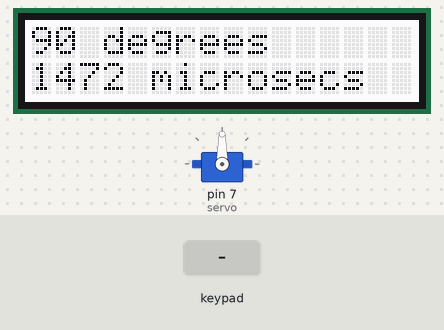
Bench run of a sketch on a simulated Arduino Uno, built with avr-gcc and run on an emulated ATmega328P. Shown: servo, 16×2 character LCD. The inputs (shaded band) are chosen by the test bench.

Above: at 1.2 s.
1.3 s: key 'U' pressed
At 2.2 s:
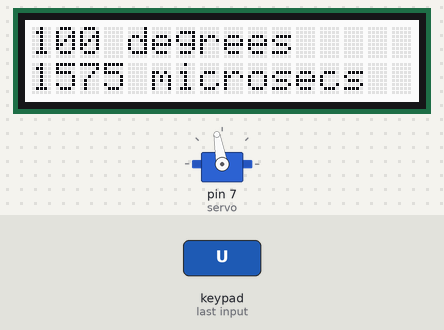
3.0 s: key 'L' pressed
At 4.4 s:
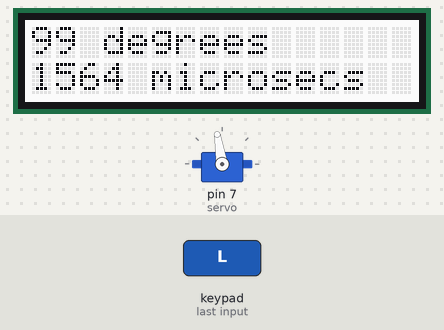
4.7 s: key 'R' pressed
At 6.0 s:
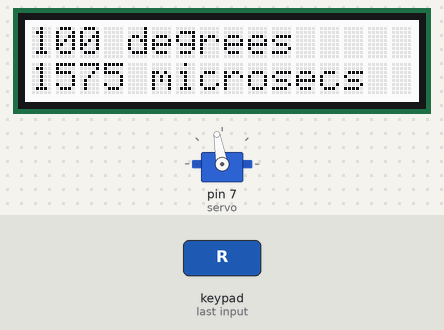
6.4 s: key 'D' pressed
At 7.2 s:
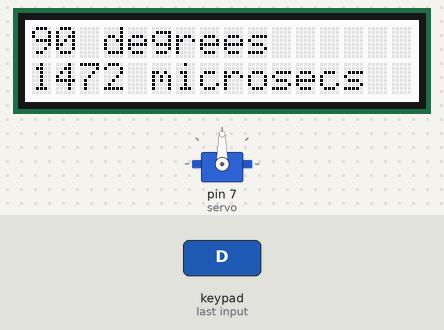
Timing chart, 0 to 9.1 s (numbered marks = the images above; inputs shaded):
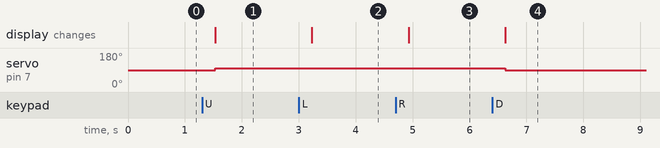

Measured:
- after the input at 1.3 s, servo on pin 7 (servo): 90° → 100° after 0.23 s; the display: changes after 0.23 s (image 1)
- after the input at 3.0 s, servo on pin 7 (servo): 100° → 99° after 0.23 s; the display: changes after 0.23 s (image 2)
- after the input at 4.7 s, servo on pin 7 (servo): 99° → 100° after 0.23 s; the display: changes after 0.23 s (image 3)
- after the input at 6.4 s, servo on pin 7 (servo): 100° → 90° after 0.23 s; the display: changes after 0.23 s (image 4)

The sketch:

servotester.ino
```cpp
// See https://www.instructables.com/id/Use-your-Adafruit-rgb-lcd-Pi-Plate-for-Raspberry-P/
#include <Adafruit_RGBLCDShield.h>
#include <Servo.h>

Adafruit_RGBLCDShield lcd = Adafruit_RGBLCDShield();
Servo servo;

#define WHITE 0x7
uint8_t rotation = 90;
uint8_t pressedButtons = 0;

void setup() {
  servo.attach(7);
  lcd.begin(16, 2); // 16 columns, 2 rows
  lcd.setBacklight(WHITE);
  servo.write(rotation);
  updateDisplay();
}

void updateDisplay() {
  // Servoposition auslesen
  int degrees = servo.read();
  int microSeconds = servo.readMicroseconds();
  String line1 = String(degrees) + " degrees";
  lcd.setCursor(0, 0);
  lcd.print(line1);
  String line2 = String(microSeconds) + " microsecs";
  lcd.setCursor(0, 1);
  lcd.print(line2);
}

void loop() {
  uint8_t buttons = lcd.readButtons();
  if (buttons) {
    pressedButtons = buttons;
  } else if (pressedButtons) {
    // Erst beim Loslassen
    if (pressedButtons & BUTTON_UP) {
      if (rotation <= 170) rotation += 10;
    }
    if (pressedButtons & BUTTON_DOWN) {
      if (rotation >= 10) rotation -= 10;
    }
    if (pressedButtons & BUTTON_RIGHT) {
      if (rotation <= 179) rotation += 1;
    }
    if (pressedButtons & BUTTON_LEFT) {
      if (rotation >= 1) rotation -= 1;
    }
    if (pressedButtons & BUTTON_SELECT) {
      rotation = 90;
    }
    servo.write(rotation);
    lcd.clear();
    updateDisplay();
    pressedButtons = 0;
  }
}
```
